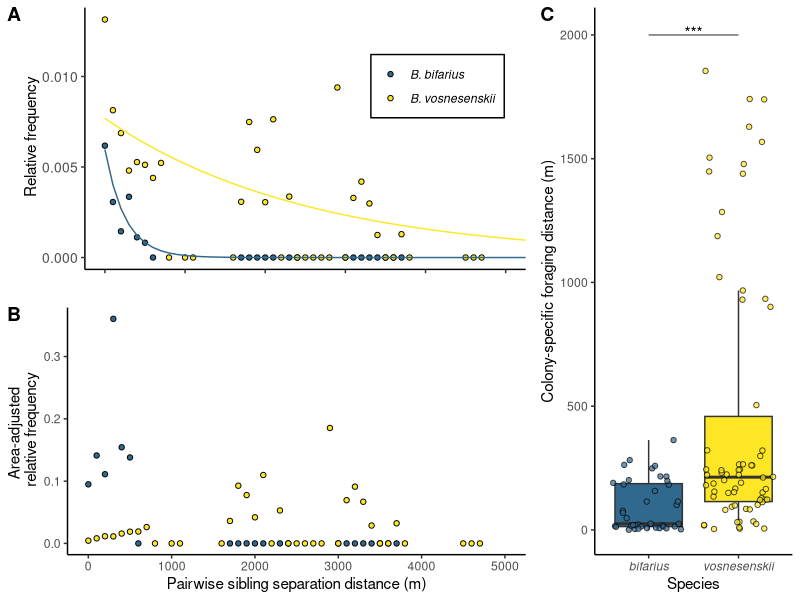

R code for this plot: (Note: this script raises an error after producing the figure.)
##%######################################################%##
#                                                          #
####        PAIRWISE SIBLING SEPARATION DISTANCE        ####
####       AND COLONY SPECIFIC FORAGING DISTANCE        ####
#                                                          #
##%######################################################%##

# This script is used to calculate sibling separation distances using relative frequency, area-adjusted measurement, and find the colony-specific foraging distance. 

# I apologize for the state of the code, but it runs and is reproducible and will allow one to see how we generate the results of the manuscript. If you have any questions please contact me at jmola@usgs.gov

# PACKAGES ----------------------------------------------------------------

library(tidyverse)
library(cowplot)
library(lme4)


# CUSTOM FUNCTIONS --------------------------------------------------------

#despite the fantastic naming, this calculates colony-specific foraging distance from a dataframe and a minimum family size (mfs), I usually use 2 but it was nice to explore and make sure it wasn't sensitive to that. 
sib_separation = function(df, mfs)
{
  
  df$date = as.Date(df$date, "%m/%d/%y")
  
  df$FamilyID = as.factor(df$FamilyID)
  
  cm_ind = df %>% 
    filter(FamilyID !="s")
  
  cm_fam = cm_ind %>% 
    group_by(FamilyID) %>% 
    summarise(x.fam.center = mean(x), y.fam.center = mean(y), n = n()) %>% 
    filter(n >= mfs)
  
  cm_combo = inner_join(cm_ind,cm_fam, by=c("FamilyID"))
  
  cm_filt = cm_combo %>% 
    mutate(ctr.dist = sqrt((x - x.fam.center)^2+(y - y.fam.center)^2
    )) 
  
  cm_filt
  
  
}

# some colors

bif18_color <- "#31688EFF"
bif15_color <- "#31688EFF"
vos_color <- "#FDE725FF"

# RAW DATA ----------------------------------------------------------------

sra_cap <- read_csv("./data_raw/sra_captures_post_COLONY.csv")


# VOSNESENSKII ---------------------------------------------------------------

# set annulus breaks to 100m
break_dist <- 100

vsw_15 <- filter(sra_cap, species == "vosnesenskii") %>% 
  rename(x=lon,y=lat)

# CALCULATING ALL POSSIBLE PAIRWISE DISTANCEs
# this chunk creates a column and then joins it to itself and calculates all of the distances between every observation
pairs_poss_15_incomplete = vsw_15 %>% 
  mutate(k=1) %>% 
  full_join(.,., by = "k") %>% 
  filter(unique.ID.x != unique.ID.y) %>%
  mutate(dist = sqrt((x.x - x.y)^2 + (y.x - y.y)^2)) %>%
  dplyr::select(-k)

IDx = pairs_poss_15_incomplete$unique.ID.x # be careful with this chunk because it could be redundant with other names
IDy = pairs_poss_15_incomplete$unique.ID.y 
length = pairs_poss_15_incomplete$dist 
df <- data.frame(IDx,IDy,length) 
df <- data.frame(t(apply(df, 1, sort))) 
df <- unique(df) 
IDx = df$X2 
IDy = df$X3 
length = as.numeric(paste(df$X1)) 
pairs_poss_15 <- data.frame(IDx,IDy,length)

# OBSERVED DISTANCEs

vsw_15$FamilyID = as.factor(vsw_15$FamilyID)

cm_ind_all_15 = vsw_15 %>% 
  filter(FamilyID !="s") %>% 
  mutate(occur = !FamilyID %in% FamilyID[duplicated(FamilyID)]
  ) %>% 
  filter(occur == F) %>% 
  dplyr::select(-occur)

# Joining the data frame to itself, to calculate all pairwise combinations of siblings. 
pairs_obs_15 = left_join(cm_ind_all_15, cm_ind_all_15, by = "FamilyID", suffix=c(".A", ".B")) %>% 
  filter(unique.ID.A != unique.ID.B) %>% 
  rowwise %>%
  mutate(name = toString(sort(c(unique.ID.A,unique.ID.B)))) %>% 
  distinct(name, .keep_all=T) %>% 
  mutate(distance = sqrt((x.A - x.B)^2+(y.A - y.B)^2))


# Save the observed counts to an object ----

observed_counts15 = hist(pairs_obs_15$distance, breaks=seq(0,6500,break_dist), plot = F)$counts


# Calculate frequency annulus 215 ----
df_annulus_vsw = data_frame(m = hist(pairs_poss_15$length, breaks=seq(0,6500,break_dist), plot = F)$counts, n = observed_counts15, r1 = seq(0,6500-break_dist,break_dist), r2 = seq(break_dist,6500,break_dist)) %>% 
  mutate(area = (r2^2-r1^2),
         #adj_area = (seq(10,0.02, by = -0.2)/10)*area,
         fi = (n/m)*area) %>% 
  na.omit() %>% 
  mutate(sum_fi = fi/sum(fi), 
         nm = n/m,
         nm = if_else(is.na(nm), 0, nm)) %>% 
  filter(m > 1)

# Model and predicted
vsw_distance_model <- df_annulus_vsw %>% 
  glm(nm~r1, data =., family = "binomial", weights = m)

predicted_range <- data.frame(r1 = seq(0,6500,break_dist))

predicted_data_vsw <- data.frame(y = predict(vsw_distance_model, newdata = predicted_range, type = "response"), r1 = seq(0,6500,break_dist))


# Calculate colony-specific foraging distances
vsw_dist <- sib_separation(vsw_15,2)


# BIFARIUS 2015 -----------------------------------------------------------

bsw_15 <- filter(sra_cap, species == "bifarius", year == 2015) %>% 
  rename(x=lon,y=lat)

# CALCULATING ALL POSSIBLE PAIRWIE DISTANCEs
pairs_poss_bsw15_incomplete = bsw_15 %>% 
  mutate(k=1) %>% 
  full_join(.,., by = "k") %>% 
  filter(unique.ID.x != unique.ID.y) %>%
  mutate(dist = sqrt((x.x - x.y)^2 + (y.x - y.y)^2)) %>%
  dplyr::select(-k)

IDx = pairs_poss_bsw15_incomplete$unique.ID.x # be careful with this chunk because it could be redundant with other names
IDy = pairs_poss_bsw15_incomplete$unique.ID.y 
length = pairs_poss_bsw15_incomplete$dist 
df <- data.frame(IDx,IDy,length) 
df <- data.frame(t(apply(df, 1, sort))) 
df <- unique(df) 
IDx = df$X2 
IDy = df$X3 
length = as.numeric(paste(df$X1)) 
pairs_poss_bsw15 <- data.frame(IDx,IDy,length)


# OBSERVED DISTANCEs

bsw_15$FamilyID = as.factor(bsw_15$FamilyID)

cm_ind_all_bsw15 = bsw_15 %>% 
  filter(FamilyID !="s") %>% 
  mutate(occur = !FamilyID %in% FamilyID[duplicated(FamilyID)]
  ) %>% 
  filter(occur == F) %>% 
  dplyr::select(-occur)

# Joining the data frame to itself, to calculate all pairwise combinations of siblings. 
pairs_obs_bsw15 = left_join(cm_ind_all_bsw15, cm_ind_all_bsw15, by = "FamilyID", suffix=c(".A", ".B")) %>% 
  filter(unique.ID.A != unique.ID.B) %>% 
  rowwise %>%
  mutate(name = toString(sort(c(unique.ID.A,unique.ID.B)))) %>% 
  distinct(name, .keep_all=T) %>% 
  mutate(distance = sqrt((x.A - x.B)^2+(y.A - y.B)^2))


# Save the observed counts ----

observed_countsbsw15 = hist(pairs_obs_bsw15$distance, breaks=seq(0,6500,break_dist), plot = F)$counts


# Calculate frequency annulus 215 ----
df_annulus_bsw15 = data_frame(m = hist(pairs_poss_bsw15$length, breaks=seq(0,6500,break_dist), plot = F)$counts, n = observed_countsbsw15, r1 = seq(0,6500-break_dist,break_dist), r2 = seq(break_dist,6500,break_dist)) %>% 
  mutate(area = (r2^2-r1^2),
         # no longer used
         #adj_area = (seq(10,0.02, by = -0.2)/10)*area,
         fi = (n/m)*area) %>% 
  na.omit() %>% 
  mutate(sum_fi = fi/sum(fi), 
         nm = n/m,
         nm = if_else(is.na(nm), 0, nm)) %>% 
  filter(m > 1)


# Model and predicted
bsw15_distance_model <- df_annulus_bsw15 %>% 
  glm(nm~r1, data =., family = "binomial")

predicted_range <- data.frame(r1 = seq(0,6500,break_dist))

predicted_data_bsw15 <- data.frame(y = predict(bsw15_distance_model, newdata = predicted_range, type = "response"), r1 = seq(0,6500,break_dist))


# colony-specific foraging distance (despite the _great_ function name...)
bsw15_dist <- sib_separation(bsw_15,2)



# BIFARIUS 2018 -----------------------------------------------------------

bsw_18 <- filter(sra_cap, species == "bifarius", year == 2018) %>% 
  rename(x=lon,y=lat)

# CALCULATING ALL POSSIBLE PAIRWIE DISTANCEs
pairs_poss_bsw18_incomplete = bsw_18 %>% 
  mutate(k=1) %>% 
  full_join(.,., by = "k") %>% 
  filter(unique.ID.x != unique.ID.y) %>%
  mutate(dist = sqrt((x.x - x.y)^2 + (y.x - y.y)^2)) %>%
  dplyr::select(-k)

IDx = pairs_poss_bsw18_incomplete$unique.ID.x # be careful with this chunk because it could be redundant with other names
IDy = pairs_poss_bsw18_incomplete$unique.ID.y 
length = pairs_poss_bsw18_incomplete$dist 
df <- data.frame(IDx,IDy,length) 
df <- data.frame(t(apply(df, 1, sort))) 
df <- unique(df) 
IDx = df$X2 
IDy = df$X3 
length = as.numeric(paste(df$X1)) 
pairs_poss_bsw18 <- data.frame(IDx,IDy,length)

# EMPIRICAL DISTANCEs

bsw_18$FamilyID = as.factor(bsw_18$FamilyID)

cm_ind_all_bsw18 = bsw_18 %>% 
  filter(FamilyID !="s") %>% 
  mutate(occur = !FamilyID %in% FamilyID[duplicated(FamilyID)]
  ) %>% 
  filter(occur == F) %>% 
  dplyr::select(-occur)

# Joining the data frame to itself, to calculate all pairwise combinations of siblings. 
pairs_obs_bsw18 = left_join(cm_ind_all_bsw18, cm_ind_all_bsw18, by = "FamilyID", suffix=c(".A", ".B")) %>% 
  filter(unique.ID.A != unique.ID.B) %>% 
  rowwise %>%
  mutate(name = toString(sort(c(unique.ID.A,unique.ID.B)))) %>% 
  distinct(name, .keep_all=T) %>% 
  mutate(distance = sqrt((x.A - x.B)^2+(y.A - y.B)^2))


# Save the observed counts ----

observed_countsbsw18 = hist(pairs_obs_bsw18$distance, breaks=seq(0,6500,break_dist), plot = F)$counts


# Calculate annulus 2018 ----
df_annulus_bsw18 = data_frame(m = hist(pairs_poss_bsw18$length, breaks=seq(0,6500,break_dist), plot = F)$counts, n = observed_countsbsw18, r1 = seq(0,6500-break_dist,break_dist), r2 = seq(break_dist,6500,break_dist)) %>% 
  mutate(area = (r2^2-r1^2),
         #adj_area = (seq(10,0.02, by = -0.2)/10)*area,
         fi = (n/m)*area) %>% 
  na.omit() %>% 
  mutate(sum_fi = fi/sum(fi), 
         nm = n/m,
         nm = if_else(is.na(nm), 0, nm)) %>% 
  filter(m > 1)

# Model and predicted
bsw18_distance_model <- df_annulus_bsw18 %>% 
  glm(nm~r1, data =., family = "binomial", weights = m)

predicted_range <- data.frame(r1 = seq(0,6500,break_dist))

predicted_data_bsw18 <- data.frame(y = predict(bsw18_distance_model, newdata = predicted_range, type = "response"), r1 = seq(0,6500,break_dist))

# Model and predicted
bsw_combined_dist <- inner_join(select(df_annulus_bsw18, m, n, r1, r2), select(df_annulus_bsw15, m, n, r1, r2), by = c("r1", "r2")) %>% 
  mutate(area = (r2^2-r1^2),
         m = m.x + m.y,
         n = n.x + n.y) %>% 
  select(r1, r2, m, n, area) %>% 
  mutate(fi = (n/m)*area) %>% 
  na.omit() %>% 
  mutate(sum_fi = fi/sum(fi), 
         nm = n/m,
         nm = if_else(is.na(nm), 0, nm)) %>% 
  filter(m > 1)

bsw_distance_model <- bsw_combined_dist %>% 
  glm(nm~r1, data =., family = "binomial", weights = m)

predicted_range <- data.frame(r1 = seq(0,6500,break_dist))

predicted_data_bsw <- data.frame(y = predict(bsw_distance_model, newdata = predicted_range, type = "response"), r1 = seq(0,6500,break_dist))

# sivakoff Model and predicted

bsw_sivakoff_model <- bsw_combined_dist %>% 
  glm(sum_fi~r1, data =., family = "binomial", weights = m)

predicted_bsw_sivakoff <- data.frame(y = predict(bsw_sivakoff_model, newdata = predicted_range, type = "response"), r1 = seq(0,6500,break_dist))


# Colony specific foraging distance
bsw18_dist <- sib_separation(bsw_18,2)



# COMBINING FURTHER WRANGLING  ------------------------------------

bsw18_col_dist <- bsw18_dist %>% 
  group_by(FamilyID) %>% 
  summarise(col.ctr.dist = mean(ctr.dist)) %>% 
  mutate(species = "bifarius")

bsw15_col_dist <- bsw15_dist %>% 
  group_by(FamilyID) %>% 
  summarise(col.ctr.dist = mean(ctr.dist)) %>% 
  mutate(species = "bifarius")

vos_col_dist <- vsw_dist %>% 
  group_by(FamilyID) %>% 
  summarise(col.ctr.dist = mean(ctr.dist)) %>% 
  mutate(species = "vosnesenskii")

combined_col_dist <- bind_rows(bsw18_col_dist, bsw15_col_dist, vos_col_dist)

# I think this may be redundant with some improvements made but it works
pairs_obs_15$species = "vosnesenskii"
pairs_obs_bsw18$species = "bifarius"
pairs_obs_bsw15$species = "bifarius"

# PLOTS -------------------------------------------------------------------


# for adding bars to plot aesthetics
p2df1 <- data.frame(a = c(1.79, 1.79,2.21,2.21), b = c(0.28,0.29,0.29,0.28))

combined_sib_dist <- bind_rows(select(pairs_obs_15, distance, species), select(pairs_obs_bsw15, distance, species), select(pairs_obs_bsw18, distance, species))

col_distance_plot <- ggplot(combined_col_dist, aes(x = species, y = col.ctr.dist, fill = species)) +
  #geom_violin() +
  geom_boxplot(outlier.alpha = 0) +
  geom_jitter(alpha = 0.7, shape = 21, color = "black") +
  scale_fill_manual(labels = c("B. bifarius", "B. vosnesenskii"), values = c(bif18_color, vos_color)) +
  #geom_hline(yintercept = 362) +
  labs(x = "Species", y = "Colony-specific foraging distance (m)", fill = "") +
  theme_classic() +
  theme(legend.position = "none", axis.text.x = element_text(face = "italic")) +
  annotate("segment", x = 1, xend = 2, y = 2000, yend = 2000, lwd = 0.3, color = "black") +
  annotate("text", x=1.5, y=2010, label="***", size=4, color = "black")


bsw_combined_annulus <- bsw_combined_dist %>% 
  mutate(species = "bifarius")

vos_annulus <- df_annulus_vsw %>% 
  mutate(species = "vosnesenskii")

combined_annulus <- bind_rows(bsw_combined_annulus, vos_annulus)





# Relative distances
combined_rel_sib_plot <- ggplot(data=combined_annulus, aes(x=r1, y=nm)) + 
  geom_point(aes(fill = species), shape = 21, color = "black") + 
  #geom_smooth(color="black", se = F, method="lm", formula = y ~ exp(x), size = 0.5) +
  #geom_smooth(method="glm", method.args=list(family=binomial(link="log"))) +
  geom_path(data = predicted_data_bsw, aes(x = r1, y = y), color = bif18_color) +
  geom_path(data = predicted_data_vsw, aes(x = r1, y = y), color = vos_color) +
  scale_fill_manual(labels = c("B. bifarius", "B. vosnesenskii"), values = c(bif18_color, vos_color)) +
  theme_classic() +
  labs(x = "", y = "\n Relative frequency") +
  theme(legend.position = c(0.8, 0.7), legend.background = element_rect(color = "black"), legend.title = element_blank(), legend.text = element_text(face = "italic"), axis.text.x = element_blank(), axis.text.y = element_text(size = 10)) +
  coord_cartesian(xlim = c(0, 5000))

# Sivakoff distance
combined_area_adjust_plot <- ggplot(data=combined_annulus, aes(x=r1, y=sum_fi)) + 
  geom_point(shape = 21, color = "black", aes(fill = species)) + 
  #geom_path(data = predicted_bsw_sivakoff, aes(x = r1, y = y), color = bif18_color) +
  scale_fill_manual(labels = c("B. bifarius", "B. vosnesenskii"), values = c(bif18_color, vos_color)) +
  theme_classic() +
  labs(x = "Pairwise sibling separation distance (m)", y = "Area-adjusted \n relative frequency") +
  theme(legend.position = "none") +
  coord_cartesian(xlim = c(0, 5000))


left_plots <- plot_grid(combined_rel_sib_plot, combined_area_adjust_plot, ncol = 1, labels = c("A", "B"))

distance_grid <- plot_grid(left_plots, col_distance_plot, rel_widths = c(2,1), scale = c(1,1), labels = c("", "C"))

# the used figure 
distance_grid

ggsave2(filename = "./figures/figure3.tiff", plot = distance_grid, width = 9, height = 5, dpi = 600)


# OUTPUT ASSOCIATED STATS -------------------------------------------------------

#sibling separation distance test
sib_sep_summary_table <- combined_sib_dist %>% 
  group_by(species) %>% 
  summarise(median = median(distance), q1 = quantile(distance, probs = 0.25), q3 = quantile(distance, probs = 0.75), n = n())

shapiro.test(combined_sib_dist$distance)
sib_sep_wilcox <- wilcox.test(data = combined_sib_dist, distance ~ species)

# colony specific foraging distance test
col_dist_summary_table <- combined_col_dist %>% 
  group_by(species) %>% 
  summarise(median = median(col.ctr.dist), q1 = quantile(col.ctr.dist, probs = 0.25), q3 = quantile(col.ctr.dist, probs = 0.75), n = n())

shapiro.test(combined_col_dist$col.ctr.dist)
col_dist_wilcox <- wilcox.test(data = combined_col_dist, col.ctr.dist ~ species)

# interaction slope
combined_annulus %>% 
  glm(data = ., nm ~ r1*species, family = "binomial", weights = m) %>% 
  summary()

#by species relative frequency
rel_freq_stats_summary <- summary(lmList(nm ~ r1 | species, data=combined_annulus, family = "binomial", weights = m))
#by species area-adjusted
area_adj_stats_summary <- summary(lmList(sum_fi ~ r1 | species, data=combined_annulus, family = "binomial"))





# DID WE UNDERSAMPLE BIFARIUS? --------------------------------------------



subsample_prop_individuals = function(to_sample, set_size) {

  df_samp = to_sample %>%
    add_row(unique.ID = 1:600, FamilyID = "s") %>%
    sample_n(size = nrow(set_size))
  #df_shuff$FamilyID = as.factor(df_shuff$FamilyID)

  df_samp$FamilyID = as.factor(df_samp$FamilyID)

  cm_ind = df_samp %>%
    filter(FamilyID !="s")

  cm_fam = cm_ind %>%
    group_by(FamilyID) %>%
    summarise(x.fam.center = mean(x), y.fam.center = mean(y), n = n()) %>%
    filter(n >= 2)

  cm_combo = inner_join(cm_ind,cm_fam, by=c("FamilyID"))

  cm_filt = cm_combo %>%
    mutate(ctr.dist = sqrt((x - x.fam.center)^2+(y - y.fam.center)^2
    )) %>%
    group_by(FamilyID) %>%
    summarise(col.ctr.dist = mean(ctr.dist))



}

#set_size = nrow(bsw_col18)
n_shuffles = 10000


# Find the randomized expectation
subsampled_vsw_distance18 <-lapply(1:n_shuffles, function(i) data.frame(iteration = i, subsample_prop_individuals(vsw_15, bsw_18))) %>%
  bind_rows()



med_subsampled_Sum_summary18 <- subsampled_vsw_distance18 %>%
  mutate(species = "vosnesenskii subsampled") %>%
  group_by(iteration, species) %>%
  summarise(med.ctr.it = median(col.ctr.dist)) %>%
  summarise(med.ctr = median(med.ctr.it),
            count = n(),
            count25 = sum(med.ctr > 25)) %>%
  summarise(prop25 = sum(count25)/n_shuffles, total25 = sum(count25), mean = mean(med.ctr), sd = sd(med.ctr), median = median(med.ctr))

subsample_summary <- med_subsampled_Sum_summary18

bsw_col_dist_combined <- bind_rows(bsw15_col_dist, bsw18_col_dist)

# sub_sample_plot18 <- subsampled_vsw_distance18 %>%
#   mutate(species = "vosnesenskii subsampled") %>%
#   group_by(iteration, species) %>%
#   summarise(med.ctr.it = median(col.ctr.dist)) %>%
#   ggplot(., aes(x = species, y = med.ctr.it)) +
#   geom_jitter(alpha = 0.1, width = 0.3) +
#   geom_hline(yintercept = c(median(bsw_col_dist_combined$col.ctr.dist),median(vos_col_dist$col.ctr.dist), pull(med_subsampled_Sum_summary18, var = mean)
#   ), linetype = c(1,1,2), color = c(bif18_color, vos_color, vos_color), size = 1.2) +
#   annotate("label", y = c(median(bsw_col_dist_combined$col.ctr.dist),median(vos_col_dist$col.ctr.dist), pull(med_subsampled_Sum_summary18, var = median)), x=1, label = c("bifarius observed", "vosnesenskii observed","vosnesenskii mean subsample"), color = "black", alpha = 0.8) +
#   labs(x = "", y = "Median Colony Foraging Distance (m)") +
#   theme_classic()
# 
# sub_sample_plot18

subsampled_histogram <- subsampled_vsw_distance18 %>%
  mutate(species = "vosnesenskii subsampled") %>%
  group_by(iteration, species) %>%
  summarise(med.ctr.it = median(col.ctr.dist)) %>%
  ggplot(., aes(x = med.ctr.it)) +
  #geom_density(fill = "grey80") +
  geom_histogram(binwidth = 10, fill = "grey50") +
  geom_vline(xintercept = c(median(bsw_col_dist_combined$col.ctr.dist),median(vos_col_dist$col.ctr.dist), pull(med_subsampled_Sum_summary18, var = median)), linetype = c(1,1,2), color = c(bif18_color, vos_color,vos_color), size = 1) +
  #annotate("label", x = c(median(bsw_col_dist_combined$col.ctr.dist),median(vos_col_dist$col.ctr.dist), pull(med_subsampled_Sum_summary18, var = median)), y=2000, label = c("bifarius observed", "vosnesenskii observed","vosnesenskii mean subsample"), color = "black", alpha = 0.8) +
  #annotate("text", x = c(median(bsw_col_dist_combined$col.ctr.dist) + 20,median(vos_col_dist$col.ctr.dist))+20, y=2000, label = c("bifarius observed", "vosnesenskii observed"), color = "black", alpha = 0.8, angle = 90) +
  labs(x = "Median Colony Foraging Distance (m)", y = "Count") +
  theme_classic()

subsampled_histogram

ggsave2("./figures/supplemental_figure.tiff", plot = subsampled_histogram, width = 8, height = 4, dpi = 600)


# SAVE OUTPUTS -------------------------------------------------------------

save(sib_sep_summary_table, sib_sep_wilcox, col_dist_summary_table, col_dist_wilcox, rel_freq_stats_summary, area_adj_stats_summary, subsample_summary, file = "./analyses_output/sibsep_foragingdist_objects.Rdata")

